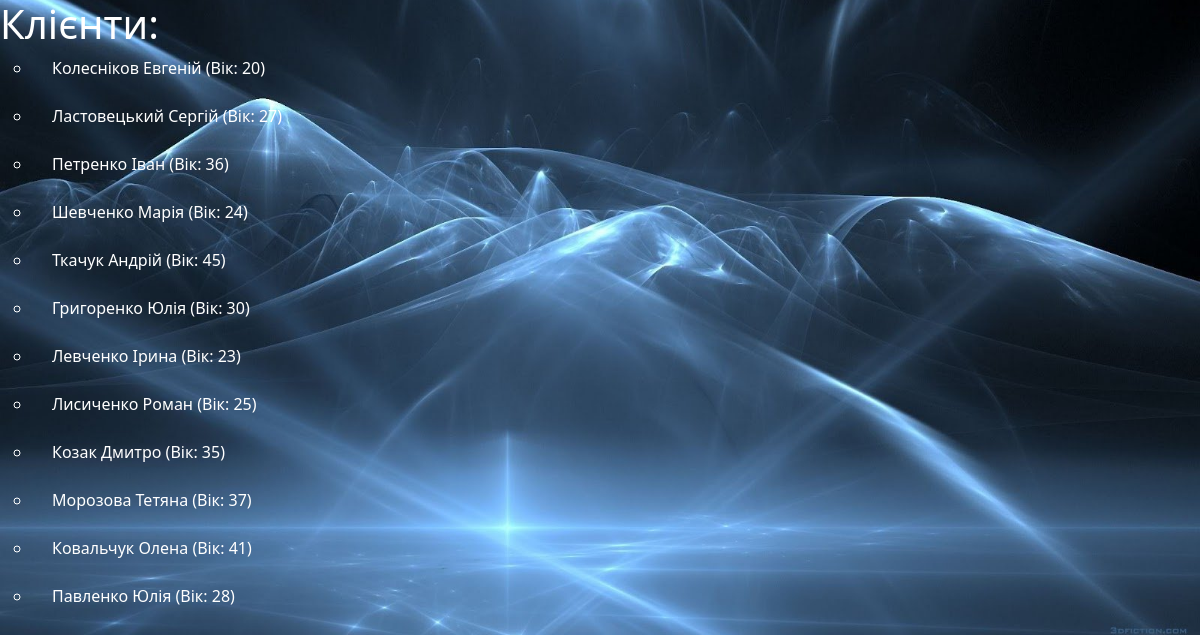
/clients/, run on the app's committed database.
### app1/models.py (models this page shows)
class Clients(models.Model):
    name = models.CharField(max_length=35,blank = False)
    surname = models.CharField(max_length=35,blank = False)
    age = models.IntegerField(default=0)
    def __str__(self):
       return f"{self.surname} {self.name}"

### app1/views.py (the view)
# urls.py: path('clients/', client_page),
def client_page(request):
    all_clients = Clients.objects.all()
    context = {
        'clients': all_clients,
    }
    return render(request, 'clients.html', context)

### templates/clients.html (shortened to what this page needs)
<!DOCTYPE html>
<html lang="uk">
<head>
    <link rel="stylesheet" href="https://cdn.jsdelivr.net/npm/bootstrap@5.2.3/dist/css/bootstrap.min.css">
{% load static %}
<head>
</head>
<body>
    <h1 style="color: #ffffff;">Клієнти:</h1>
    <ul type="circle" >
        {%for i in clients%}
        <li style="padding-left: 20px; color: #ffffff;">{{i}} (Вік: {{i.age}})</li>
        <br>
        {%endfor%}
    </ul>
</body>
</html>

### data on the page
Clients: surname+name "Колесніков Евгеній", age "20"
Clients: surname+name "Ластовецький Сергій", age "27"
Clients: surname+name "Петренко Іван", age "36"
Clients: surname+name "Шевченко Марія", age "24"
Clients: surname+name "Ткачук Андрій", age "45"
Clients: surname+name "Григоренко Юлія", age "30"
Clients: surname+name "Левченко Ірина", age "23"
Clients: surname+name "Лисиченко Роман", age "25"
Clients: surname+name "Козак Дмитро", age "35"
Clients: surname+name "Морозова Тетяна", age "37"
Clients: surname+name "Ковальчук Олена", age "41"
Clients: surname+name "Павленко Юлія", age "28"
